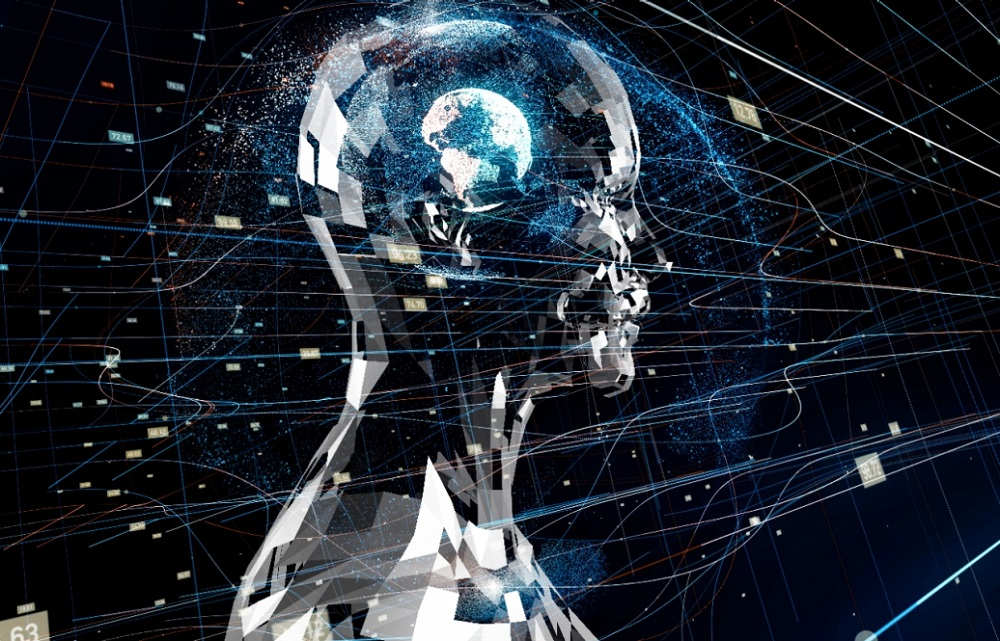
#> input picture AI.jpeg, 1000 x 641 px
$ jupyter execute 'rotation of image.ipynb'
#> lines starting #> are read from the running program, lines starting #| are printed output that depends on the picture
[cell 1]
import cv2

# read image as grey scale
img = cv2.imread('AI.jpeg')
#> img is the input picture: shape (641, 1000, 3); mean B, G, R 50.8, 41.1, 34.3
# get image height, width
(h, w) = img.shape[:2 ]
#> h = 641; w = 1000
# calculate the center of the image
center = (w / 2, h / 2)
#> center = (500, 320.5)

angle90 = 90
angle180 = 180
angle270 = 270
angle340 = 340

scale = 1.0

# Perform the counter clockwise rotation holding at the center
# 90 degrees
M = cv2.getRotationMatrix2D(center, angle90, scale)
rotated90 = cv2.warpAffine(img, M, (h, w))
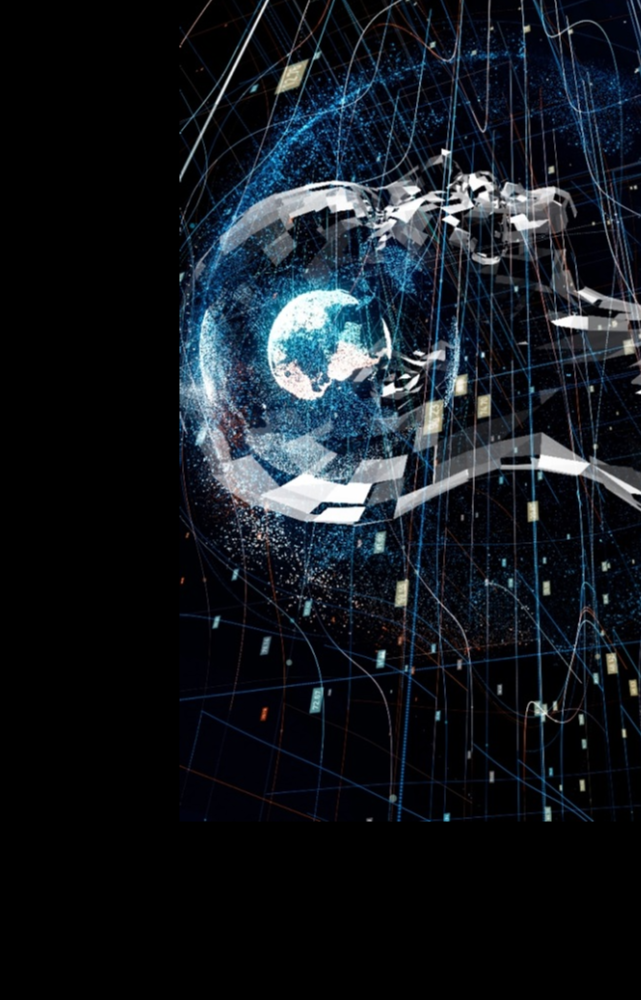
#> rotated90: shape (1000, 641, 3); mean B, G, R 32, 25.7, 20.5

# 180 degrees
M = cv2.getRotationMatrix2D(center, angle180, scale)
rotated180 = cv2.warpAffine(img, M, (w, h))
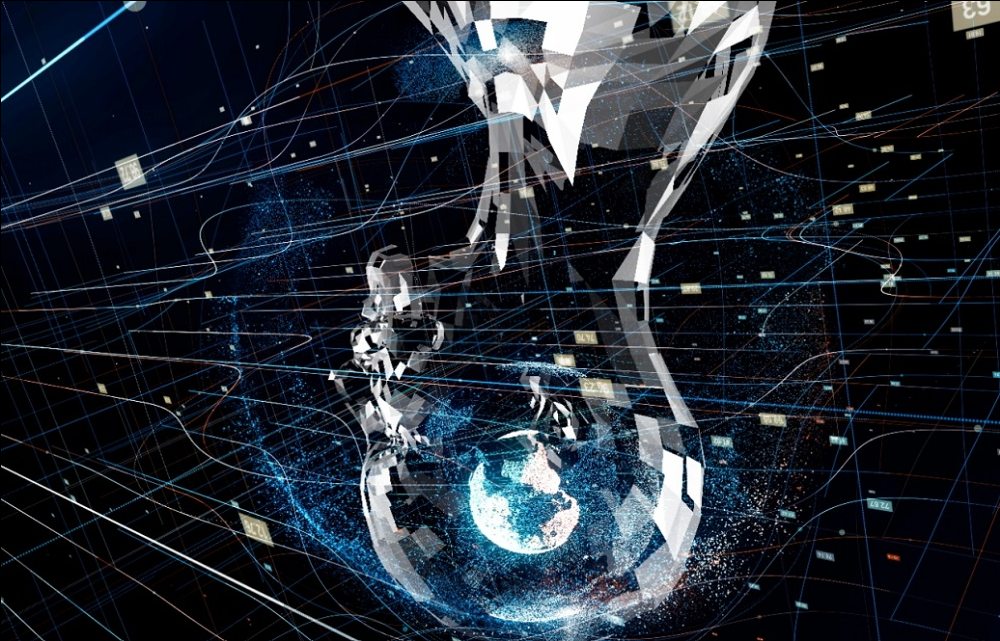
#> rotated180: shape (641, 1000, 3); mean B, G, R 50.7, 41, 34.3

# 270 degrees
M = cv2.getRotationMatrix2D(center, angle270, scale)
rotated270 = cv2.warpAffine(img, M, (h, w))
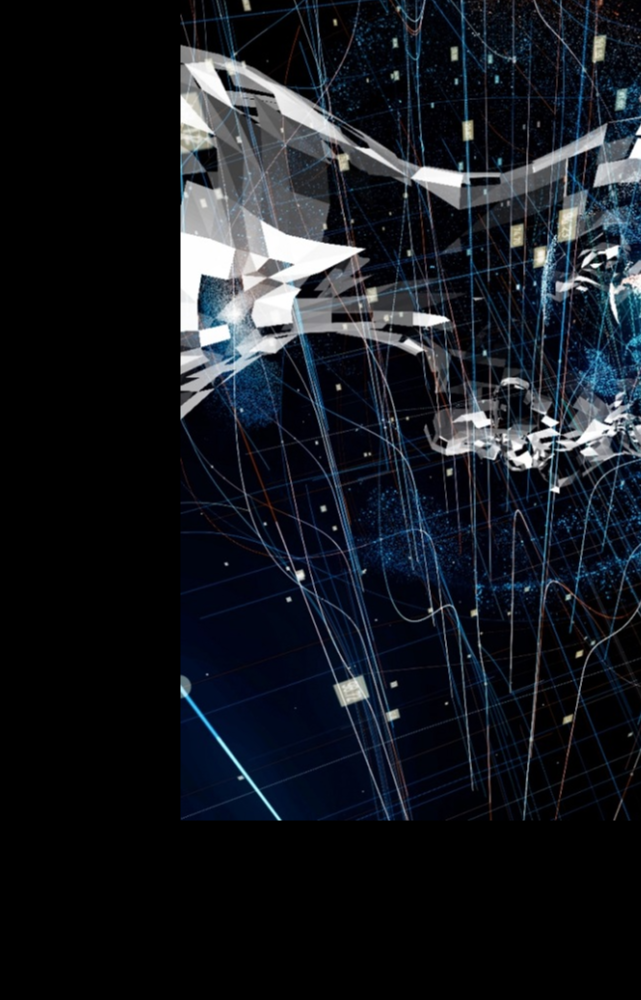
#> rotated270: shape (1000, 641, 3); mean B, G, R 32.3, 26.1, 22.6

# 340 degrees
M = cv2.getRotationMatrix2D(center, angle340, scale)
rotated340 = cv2.warpAffine(img, M, (h, w))
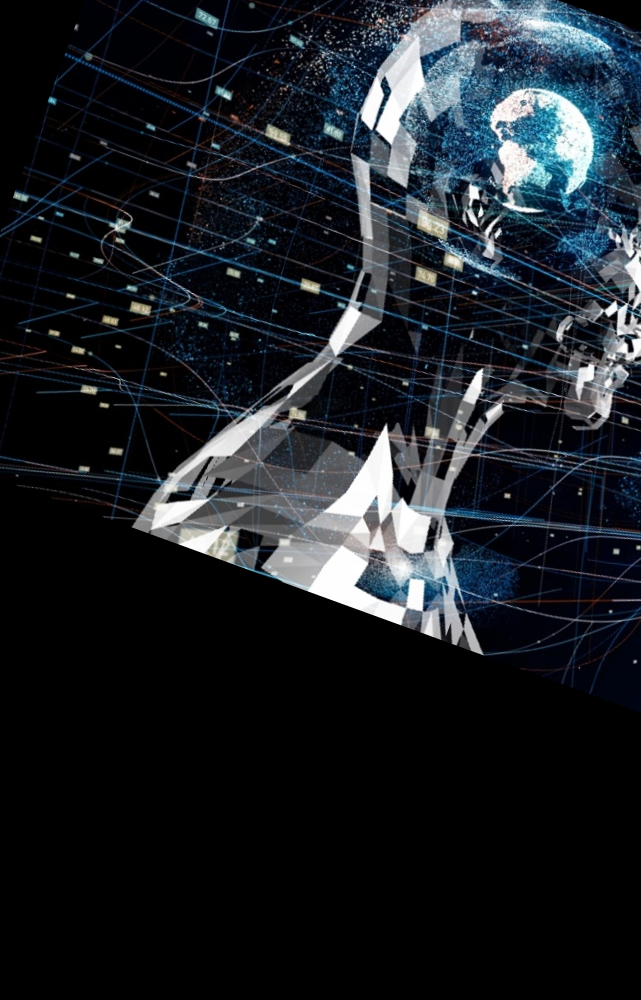
#> rotated340: shape (1000, 641, 3); mean B, G, R 37.3, 32.2, 27.8


cv2.imshow('Original Image',img)
cv2.waitKey(0)
cv2.destroyAllWindows()

cv2.imshow('Image rotated by 90 degrees',rotated90)
cv2.waitKey(0)
cv2.destroyAllWindows()

cv2.imshow('Image rotated by 180 degrees',rotated180)
cv2.waitKey(0)
cv2.destroyAllWindows()

cv2.imshow('Image rotated by 270 degrees',rotated270)
cv2.waitKey(0)
cv2.destroyAllWindows()


cv2.imshow('Image rotated by 340 degrees',rotated340)
cv2.waitKey(0)
cv2.destroyAllWindows()
